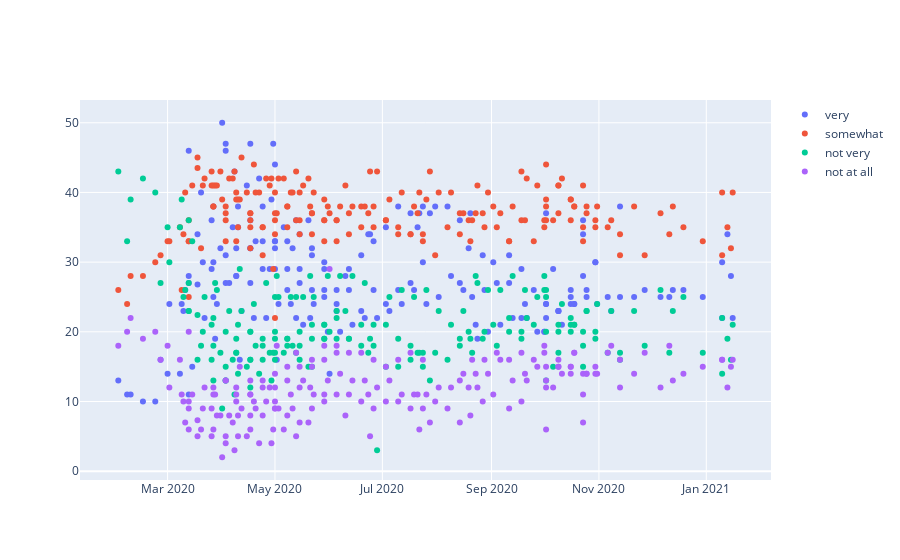

Here is the notebook cell this chart was saved with:
### Code cell
covid_approval_x = concern_results.groupby("subject").get_group("concern-infected")["start_date"]
covid_approval_y = concern_results.groupby("subject").get_group("concern-infected")[["very", "somewhat", "not_very", "not_at_all"]]
fig3 = go.Figure()
fig3.add_trace(go.Scatter(x=covid_approval_x, y=covid_approval_y["very"], mode='markers', name='very'))
fig3.add_trace(go.Scatter(x=covid_approval_x, y=covid_approval_y["somewhat"], mode='markers', name='somewhat'))
fig3.add_trace(go.Scatter(x=covid_approval_x, y=covid_approval_y["not_very"], mode='markers', name='not very'))
fig3.add_trace(go.Scatter(x=covid_approval_x, y=covid_approval_y["not_at_all"], mode='markers', name='not at all'))

### Figure 1 — Plotly figure (JSON) as saved in the notebook; plotly's stock layout.template omitted (floating-point values rounded to 4 significant figures; data arrays with more than 128 entries replaced by an {"elided": "..."} marker saying what was removed)
{"data": [{"mode": "markers", "name": "very", "type": "scatter", "x": {"elided": "190 str values"}, "y": {"elided": "190 float values"}}, {"mode": "markers", "name": "somewhat", "type": "scatter", "x": {"elided": "190 str values"}, "y": {"elided": "190 float values"}}, {"mode": "markers", "name": "not very", "type": "scatter", "x": {"elided": "190 str values"}, "y": {"elided": "190 float values"}}, {"mode": "markers", "name": "not at all", "type": "scatter", "x": {"elided": "190 str values"}, "y": {"elided": "190 float values"}}], "layout": {}}
